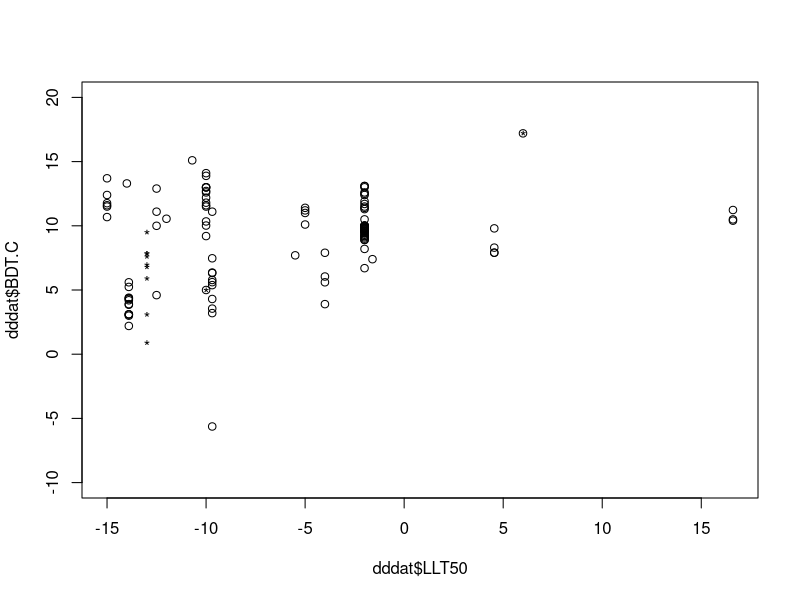
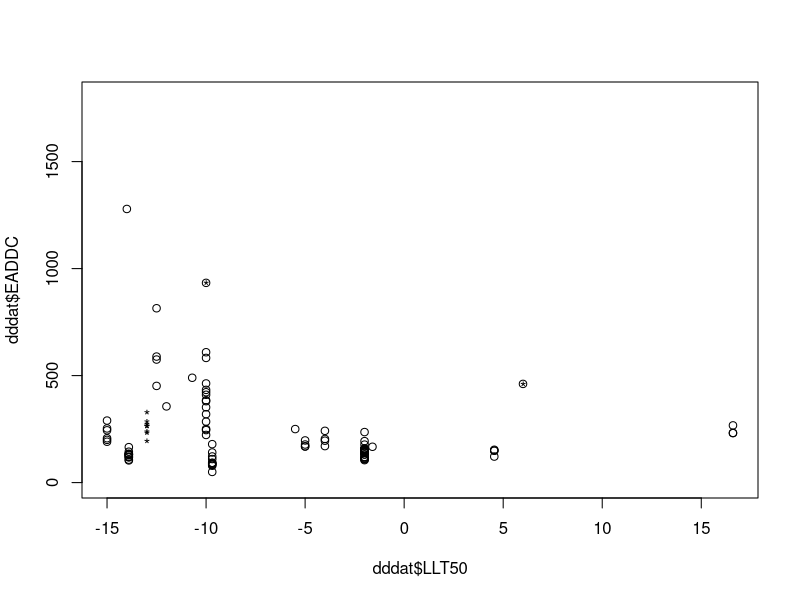
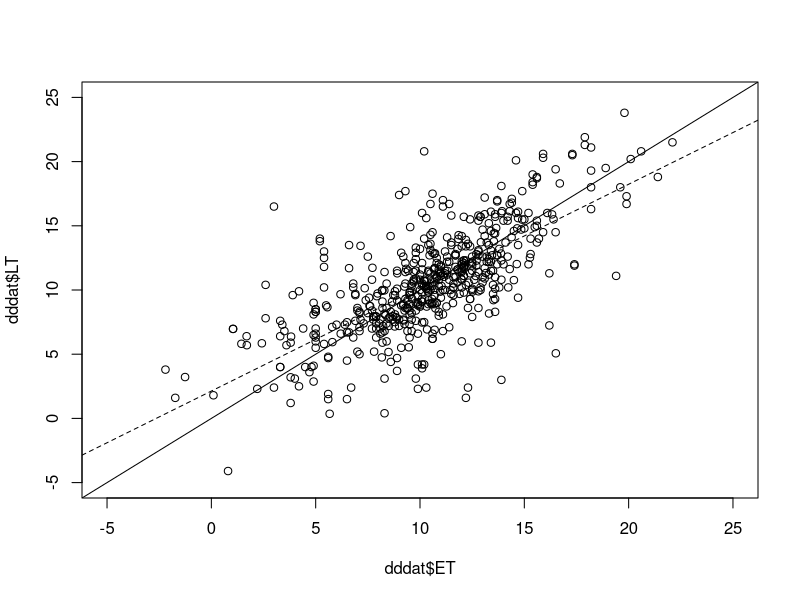
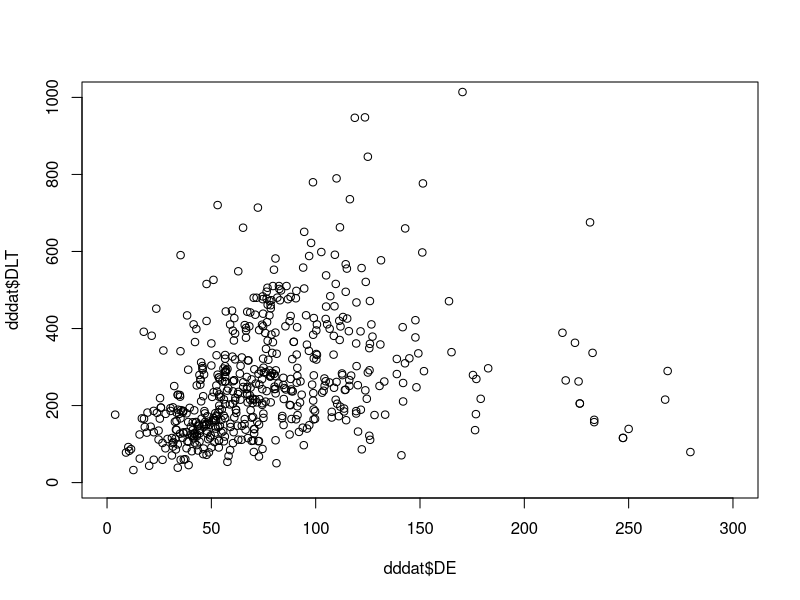
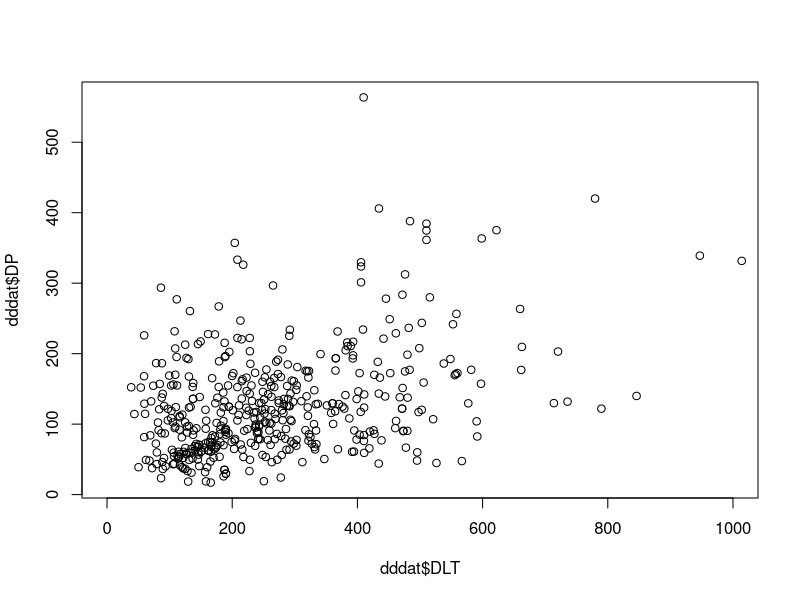

Write R code to recreate these figures, in order.
setwd("/Volumes/GoogleDrive/Shared Drives/TrEnCh/Projects/Whiteley2019/data/")

dat1= read.csv("Hoffmannetal2012_1.csv")
dat2= read.csv("Hoffmannetal2012_2.csv")

#dat1, CTs, only 12 larvae
#dat2, LTs, 316 adults, 8 eggs, 68 larvae, 3 nymphs, 21 pupae

dat2.a= dat2[dat2$Life.stage=="Adults",]
dat2.e= dat2[dat2$Life.stage=="Eggs",]
dat2.l= dat2[dat2$Life.stage=="Larvae",]
dat2.n= dat2[dat2$Life.stage=="Nymphs",]
dat2.p= dat2[dat2$Life.stage=="Pupae",]

match(dat2.e$Species.name, dat2.a$Species.name)
match(dat2.l$Species.name, dat2.a$Species.name)
match(dat2.n$Species.name, dat2.a$Species.name)
match(dat2.p$Species.name, dat2.a$Species.name)

dat2.a[c(117,137,149,263,264),]

#----------------------------------
#DEVEL DATA
fdir= "/Volumes/GoogleDrive/My Drive/Seasonality/"
setwd(paste(fdir,"out/",sep="") )
dddat= read.csv("SeasonalityDatabase_MASTER.csv")
##Restrict to dat with lat / lon
dddat= dddat[which(!is.na(dddat$lon) & !is.na(dddat$lat) ),]
#remove phys outliers
dddat$omit=NA
dddat[which(dddat$BDT.C< (-7)),"omit"]="y" #drops 3
dddat[which(dddat$EADDC>2000),"omit"]="y"  #drops 9

#match
length(unique(na.omit(match(dddat$Species, dat1$Species.name)))) #13
length(unique(na.omit(match(dddat$Species, dat2$Species.name)))) #29

#ULT
dat.sub=dat2[which(dat2$Metric=="ULT"),c("Species.name","LT50","LT100")]
names(dat.sub)[2:3]<-c("ULT50","ULT100")
#dddat=merge(dddat, dat.sub[,c()], by.x = "Species", by.y ="Species.name", all.x = TRUE, all.y = FALSE)
match1= match(dddat$Species, dat.sub$Species.name)
dddat$ULT50=NA
dddat$ULT100=NA
dddat$ULT50[!is.na(match1)]=dat.sub$ULT50[na.omit(match1)]
dddat$ULT100[!is.na(match1)]=dat.sub$ULT100[na.omit(match1)]
#LLT
dat.sub=dat2[which(dat2$Metric=="LLT"),c("Species.name","LT50","LT100")]
names(dat.sub)[2:3]<-c("LLT50","LLT100")
match1= match(dddat$Species, dat.sub$Species.name)
dddat$LLT50=NA
dddat$LLT100=NA
dddat$LLT50[!is.na(match1)]=dat.sub$LLT50[na.omit(match1)]
dddat$LLT100[!is.na(match1)]=dat.sub$LLT100[na.omit(match1)]

dddat[which(!is.na(dddat$ULT50) | !is.na(dddat$ULT100) |  !is.na(dddat$LLT50) | !is.na(dddat$LLT100)),]
plot(dddat$LLT50, dddat$BDT.C, type="p", ylim=c(-10,20))
points(dddat$LLT100, dddat$BDT.C, type="p", pch="*")
plot(dddat$LLT50, dddat$EADDC, type="p", ylim=c(0,1800))
points(dddat$LLT100, dddat$EADDC, type="p", pch="*")

#----------------------
##ACROSS STAGES
#BDT.C, ET, LT, 
#EADDC, DE, DLT, DP

dddat$ET[which(dddat$ET=="-")]<-NA
dddat$ET= as.numeric(as.character(dddat$ET))
plot(dddat$ET, dddat$LT, xlim=c(-5,25), ylim=c(-5,25))
abline(a=0,b=1)
mod1=lm(dddat$LT~dddat$ET)
abline(mod1, lty="dashed")

dddat$DE[which(dddat$DE=="-")]<-NA
dddat$DE= as.numeric(as.character(dddat$DE))
plot(dddat$DE, dddat$DLT, xlim=c(0,300),ylim=c(0,1000))
plot(dddat$DLT, dddat$DP,xlim=c(0,1000))







